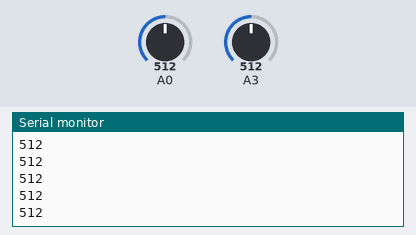
This sketch was run on a simulated Arduino Uno, built with avr-gcc and run on an emulated ATmega328P. Shown: the last lines printed to the serial monitor. Inputs (shaded band) come from the test bench; at power-on: A0 = 512, A3 = 512.

Above: at 1.2 s.
1.3 s: A0 set to 716
At 1.31 s:
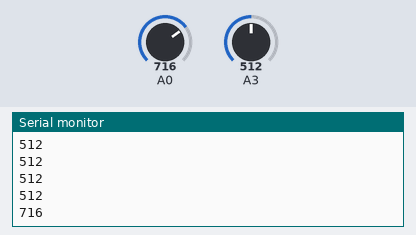
2.8 s: A0 set to 900
At 2.82 s:
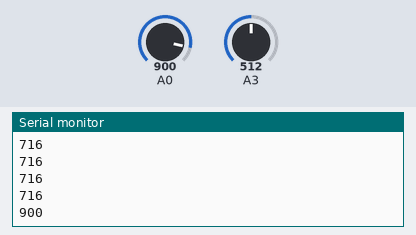
Timing chart, 0 to 5.8 s (numbered marks = the images above; inputs shaded):
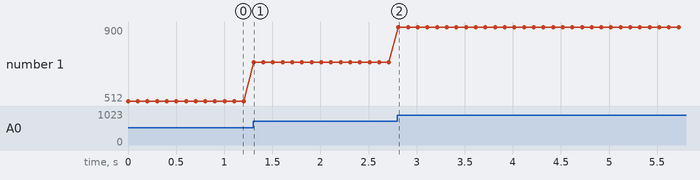

Measured:
- after the input at 1.3 s, the serial monitor: prints a new line at once (image 1)
- after the input at 2.8 s, the serial monitor: prints a new line at once (image 2)
- plotted number 1: 512 → 716 after the input at 1.3 s, 716 → 900 after the input at 2.8 s

The sketch:

Sandbox_10_Analog_Slide.ino
```cpp
// Sandbox 10: Do the Analog Slide

/* Digital inputs, like the button, only allow for two input values: HIGH or
   LOW. But what about the in-betweens? When you turn the volume up on your
   stereo, you’re not forced to pick between mute and “OMG MY EARS.” For volume
   control and other “finely-tuned” settings, we need analog inputs.

   This experiment introduces analog inputs using the analogRead([analog pin])
   function. You can perform an analogRead on any pin that has an 'A' in front
   of it.

   analogRead() returns a value between 0 and 1023. 0 is equivalent to 0V, 1023
   is 5V, 512 is 2.5V, and so on.

   After uploading this sketch, open the serial monitor and check the output
   of the slider potentiometer.
*/

//
void setup()
{
	// Set up the slide potentiometer as an INPUT:
	pinMode(A3, INPUT);

	// Set up serial, set the baud rate to 9600:
	Serial.begin(9600);
}

void loop()
{
	// Print the value of analog pin 3:
	Serial.println(analogRead(analogRead(A3)));

	delay(100);	// Delay for visibility.
}
```
